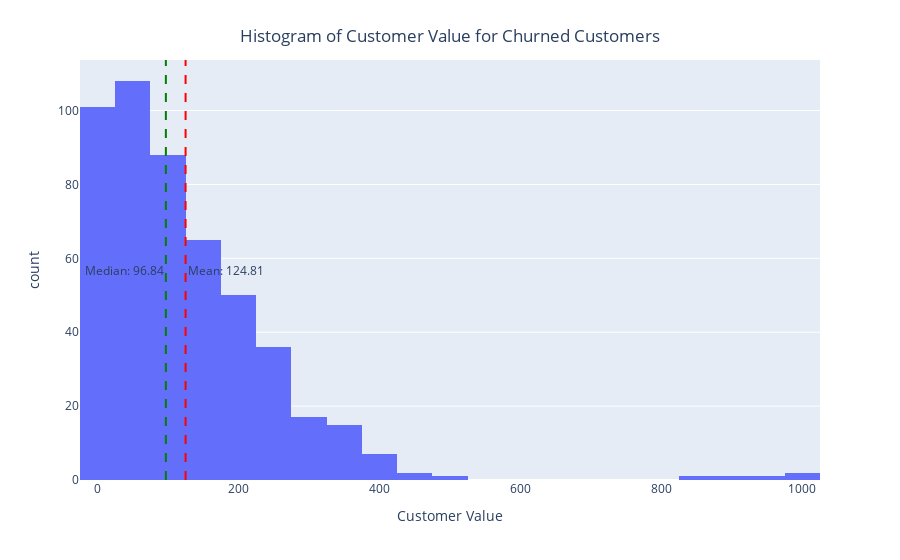

The notebook cell this image was saved under:
### Code cell
import plotly.express as px

# Filtering the churned customers
churned_customers = df[df['Churn'] == 1]

# Creating a histogram of customer value for churned customers
fig = px.histogram(churned_customers, x='Customer Value', nbins=20)

# Calculating mean and median
mean_value = churned_customers['Customer Value'].mean()
median_value = churned_customers['Customer Value'].median()

# Adding mean and median as vertical lines
fig.add_vline(x=mean_value, line_dash='dash', line_color='red', annotation_text=f'Mean: {mean_value:.2f}', annotation_position='right')
fig.add_vline(x=median_value, line_dash='dash', line_color='green', annotation_text=f'Median: {median_value:.2f}', annotation_position='left')

# Adding title and centering it
fig.update_layout(
    title={
        'text': 'Histogram of Customer Value for Churned Customers',
        'x': 0.5,
        'xanchor': 'center',
        'yanchor': 'top'
    }
)

fig.show()

# Saving the graph as a PNG with high resolution
fig.write_image('histogram.png', engine='kaleido', scale=2)

print("Average Customer Value for customers who have churned : ", mean_value)
print("Median Customer Value for customers who have churned : ", median_value)

### Figure 1 — Plotly figure (JSON) as saved in the notebook; plotly's stock layout.template omitted (floating-point values rounded to 4 significant figures; data arrays with more than 128 entries replaced by an {"elided": "..."} marker saying what was removed)
{"data": [{"alignmentgroup": "True", "bingroup": "x", "hovertemplate": "Customer Value=%{x}<br>count=%{y}<extra></extra>", "legendgroup": "", "marker": {"color": "#636efa", "pattern": {"shape": ""}}, "name": "", "nbinsx": 20, "offsetgroup": "", "orientation": "v", "showlegend": false, "type": "histogram", "x": {"elided": "495 float values"}, "xaxis": "x", "yaxis": "y"}], "layout": {"annotations": [{"showarrow": false, "text": "Mean: 124.81", "x": 124.8, "xanchor": "left", "xref": "x", "y": 0.5, "yanchor": "middle", "yref": "y domain"}, {"showarrow": false, "text": "Median: 96.84", "x": 96.84, "xanchor": "right", "xref": "x", "y": 0.5, "yanchor": "middle", "yref": "y domain"}], "barmode": "relative", "legend": {"tracegroupgap": 0}, "margin": {"t": 60}, "shapes": [{"line": {"color": "red", "dash": "dash"}, "type": "line", "x0": 124.8, "x1": 124.8, "xref": "x", "y0": 0, "y1": 1, "yref": "y domain"}, {"line": {"color": "green", "dash": "dash"}, "type": "line", "x0": 96.84, "x1": 96.84, "xref": "x", "y0": 0, "y1": 1, "yref": "y domain"}], "title": {"text": "Histogram of Customer Value for Churned Customers", "x": 0.5, "xanchor": "center", "yanchor": "top"}, "xaxis": {"anchor": "y", "domain": [0, 1], "title": {"text": "Customer Value"}}, "yaxis": {"anchor": "x", "domain": [0, 1], "title": {"text": "count"}}}}
